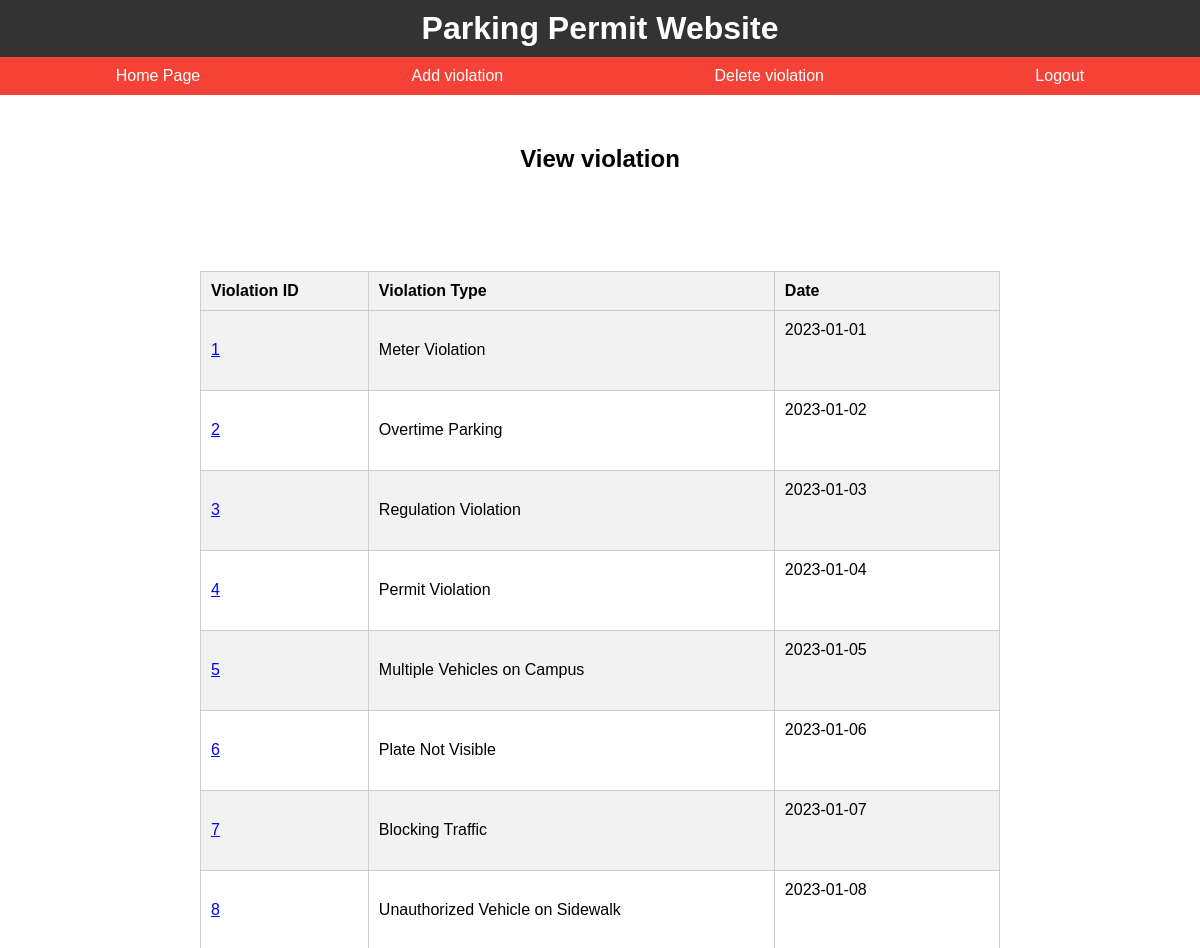
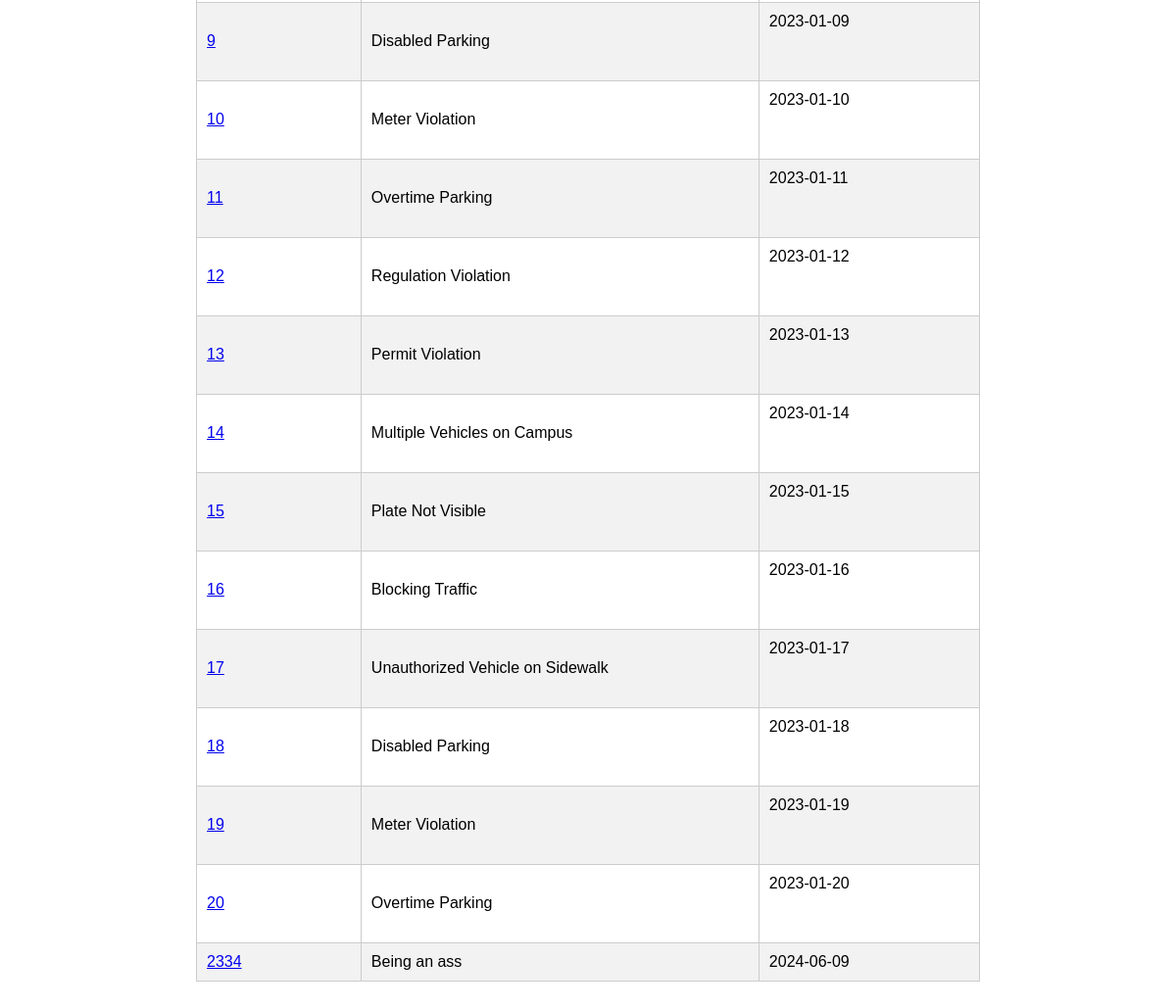
The page /viewviolation.php (signed in) on the database its author committed (2 pictures, top to bottom).
### tables this page shows
CREATE TABLE IF NOT EXISTS `violation` (
  `VIOLATION_ID` int(11) NOT NULL AUTO_INCREMENT,
  `PAYMENT_ID` int(11) DEFAULT NULL,
  `Violation_Type` varchar(255) DEFAULT NULL,
  `Date` date DEFAULT NULL,
  PRIMARY KEY (`VIOLATION_ID`),
  KEY `PAYMENT_ID` (`PAYMENT_ID`)
);

### viewviolation.php (the view, shortened to what this page needs)
<!DOCTYPE html>
<html>
  <head>
  </head>
  <body>
    <header>
      <h1>Parking Permit Website</h1>
    </header>
    <nav>
      <ul>
        <li><a href="HP.php"> Home Page </a></li>
		<li><a href="addviolation.php">Add violation</a></li>
        <li><a href="deleteviolation.php">Delete violation</a></li>
	<li><a href="logout.php">Logout</a></li>
      </ul>
    </nav>
    <main>
      <h2>View violation</h2>
      <table>
        <thead>
<tr>
	<th>Violation ID</th>
	<th>Violation Type</th>
	<th>Date</th>
</tr>
			<?php
require_once 'db.php';
$conn = new mysqli($hn, $un, $pw, $db);
echo <<<_END
	<pre>
_END;
$query="SELECT * FROM VIOLATION";
$result=$conn->query($query);
$rows=$result->num_rows;
for($j=0; $j<$rows; $j++) {
	$result->data_seek($j);
	$row=$result->fetch_array(MYSQLI_BOTH);
	echo <<<_END
	<pre>
		<tr>
		<td><a href='updateviolation.php?VIOLATION_ID=$row[VIOLATION_ID]' >$row[VIOLATION_ID]</a>
		<td>$row[Violation_Type]
		<td>$row[Date]
	</pre>
_END;
}
?>
        </thead>
      </table>
    </main>
  </body>
</html>

### viewviolation.php (style rules this page uses)
body { font-family: Arial, sans-serif; margin: 0; padding: 0; }
header { background-color: #333; color: #fff; padding: 10px; text-align: center; }
h1 { margin: 0; }
nav { background-color: #f44336; color: #fff; padding: 10px; }
nav ul { margin: 0; padding: 0; list-style-type: none; display: flex; justify-content: space-around; align-items: center; }
nav li { margin: 0; padding: 0; display: inline-block; }
nav a { color: #fff; text-decoration: none; padding: 10px; border-radius: 5px; transition: background-color 0.2s ease-in-out; }
main { margin: 50px auto; max-width: 800px; }
h2 { text-align: center; }
table { border-collapse: collapse; margin: 20px auto; width: 100%; max-width: 800px; }
th, td { border: 1px solid #ccc; padding: 10px; text-align: left; }
th { background-color: #f2f2f2; }
tr:nth-child(even) { background-color: #f2f2f2; }

### rows shown on the page
violation: VIOLATION_ID "1", Violation_Type "Meter Violation", Date "2023-01-01"
violation: VIOLATION_ID "2", Violation_Type "Overtime Parking", Date "2023-01-02"
violation: VIOLATION_ID "3", Violation_Type "Regulation Violation", Date "2023-01-03"
violation: VIOLATION_ID "4", Violation_Type "Permit Violation", Date "2023-01-04"
violation: VIOLATION_ID "5", Violation_Type "Multiple Vehicles on Campus", Date "2023-01-05"
violation: VIOLATION_ID "6", Violation_Type "Plate Not Visible", Date "2023-01-06"
violation: VIOLATION_ID "7", Violation_Type "Blocking Traffic", Date "2023-01-07"
violation: VIOLATION_ID "8", Violation_Type "Unauthorized Vehicle on Sidewalk", Date "2023-01-08"
violation: VIOLATION_ID "9", Violation_Type "Disabled Parking", Date "2023-01-09"
violation: VIOLATION_ID "10", Violation_Type "Meter Violation", Date "2023-01-10"
violation: VIOLATION_ID "11", Violation_Type "Overtime Parking", Date "2023-01-11"
violation: VIOLATION_ID "12", Violation_Type "Regulation Violation", Date "2023-01-12"
violation: VIOLATION_ID "13", Violation_Type "Permit Violation", Date "2023-01-13"
violation: VIOLATION_ID "14", Violation_Type "Multiple Vehicles on Campus", Date "2023-01-14"
violation: VIOLATION_ID "15", Violation_Type "Plate Not Visible", Date "2023-01-15"
violation: VIOLATION_ID "16", Violation_Type "Blocking Traffic", Date "2023-01-16"
violation: VIOLATION_ID "17", Violation_Type "Unauthorized Vehicle on Sidewalk", Date "2023-01-17"
violation: VIOLATION_ID "18", Violation_Type "Disabled Parking", Date "2023-01-18"
violation: VIOLATION_ID "19", Violation_Type "Meter Violation", Date "2023-01-19"
violation: VIOLATION_ID "20", Violation_Type "Overtime Parking", Date "2023-01-20"
violation: VIOLATION_ID "2334", Violation_Type "Being an ass", Date "2024-06-09"
